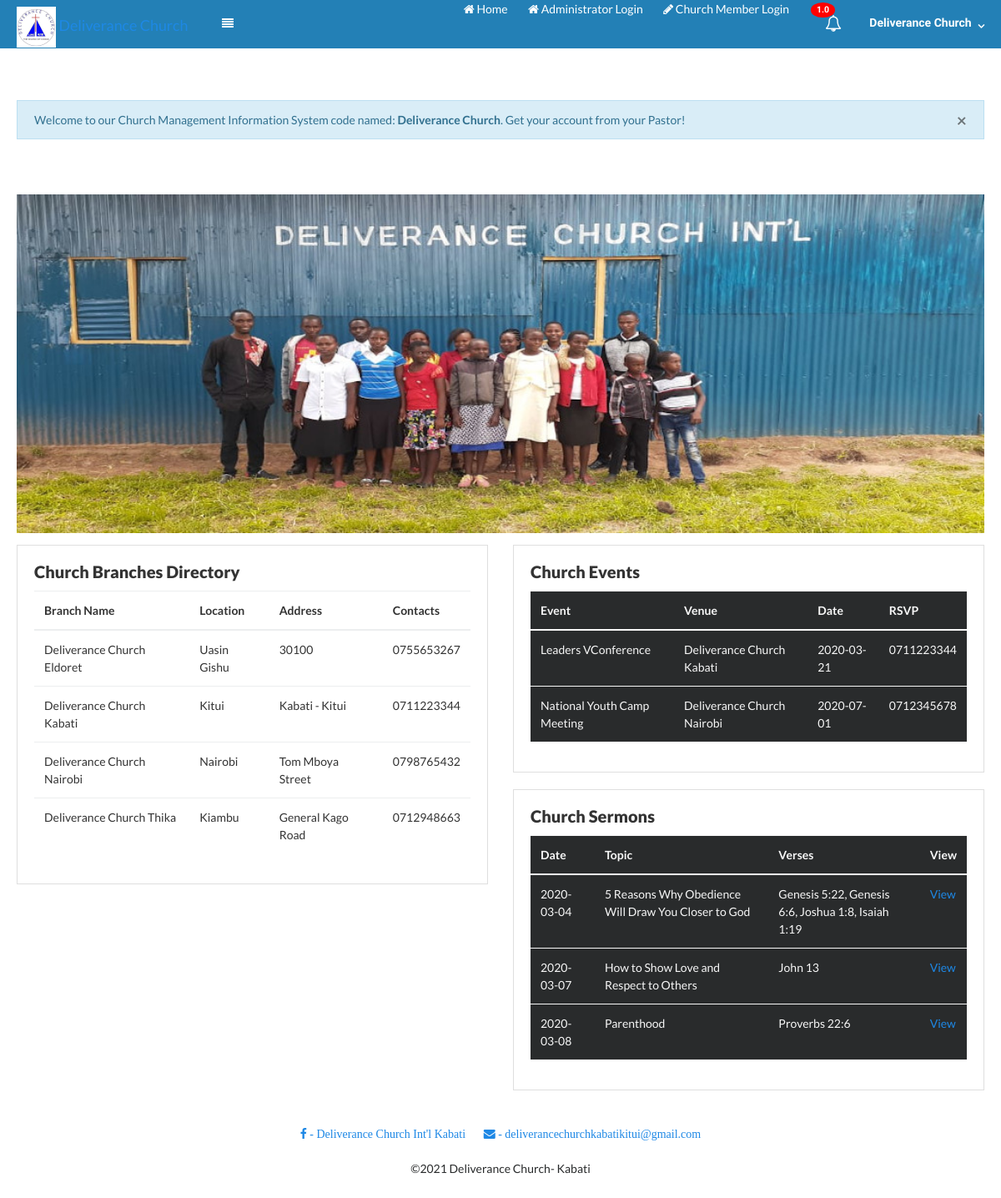
The page / on the database its author committed.
### tables this page shows
CREATE TABLE `entities` (
  `id` int(11) NOT NULL,
  `name` varchar(255) NOT NULL,
  `location` varchar(255) NOT NULL,
  `cell` varchar(12) NOT NULL,
  `capacity` int(11) NOT NULL,
  `address` varchar(255) NOT NULL,
  `type` varchar(255) NOT NULL,
  `capital` bigint(12) NOT NULL,
  `account` varchar(15) NOT NULL,
  `rating` int(11) NOT NULL
);

CREATE TABLE `events` (
  `id` int(11) NOT NULL,
  `event` varchar(255) NOT NULL,
  `date` date NOT NULL,
  `venue` varchar(255) NOT NULL,
  `rsvp` varchar(255) NOT NULL
);

CREATE TABLE `sermons` (
  `id` int(11) NOT NULL,
  `topic` text NOT NULL,
  `date` date NOT NULL,
  `sermon` text NOT NULL,
  `verse` text NOT NULL,
  `preacher` varchar(250) NOT NULL
);

### index.php (the view, shortened to what this page needs)
<?php include("inc/header.php");
include("inc/topnav.php");
$pagetitle = "Deliverance Church  | Home";
?>
<!DOCTYPE html>
<html lang="en">
<head>
</head>
<body style="background: url('images/cross.jpg')">
    <div class="content-wrapper">
        <div class="content">
            <div class="row">
                <div class="col-lg-12">
                    <h4 class="card-title" style="color: white;"><?php echo $pagetitle; ?></h4>
                    <p>
                        <div class="row-fluid">
                            <div class="span12">
                                <div class="alert alert-info">
                                    Welcome to our Church Management Information System code named: <strong>Deliverance Church</strong>. Get your account from your Pastor!
                                    <a href="#" data-dismiss="alert" class="close">×</a>
                                </div>
                            </div>
                        </div>
                    </p>
                </div>
            </div>
            <div style="padding-top: 50px; height: 450px;">
            </div>
            <div class=" row">
                <div class="col-lg-6">
                    <div class="card">
                        <div class="card-block">
                            <h5 class="text-bold card-title">Church Branches Directory</h5>
                            <table class="table">
                                <thead>
                                    <tr>
                                        <th>Branch Name</th>
                                        <th>Location</th>
                                        <th>Address</th>
                                        <th>Contacts</th>
                                    </tr>
                                </thead>
                                <tbody>
                                    <?php
                                    $conn = mysqli_connect('localhost', 'root', '', 'project');
                                    $table = mysqli_query($conn, 'SELECT * FROM entities ORDER BY name ASC');
                                    while ($row = mysqli_fetch_array($table))
                                    {; ?>
                                        <tr>
                                            <td><?php echo $row['name']; ?></td>
                                            <td><?php echo $row['location']; ?></td>
                                            <td><?php echo $row['address']; ?></td>
                                            <td><?php echo $row['cell']; ?></td>
                                        </tr>
                                    <?php }
                                    echo "</table>"; ?>
                        </div>
                    </div>
                </div>
                <div class="col-lg-6">
                    <div class="card">
                        <div class="card-block">
                            <h5 class="text-bold card-title">Church Events</h5>
                            <table class="table table-inverse">
                                <thead>
                                    <tr>
                                        <th>Event</th>
                                        <th>Venue</th>
                                        <th>Date</th>
                                        <th>RSVP</th>
                                    </tr>
                                </thead>
                                <tbody>
                                    <?php
                                    $conn = mysqli_connect('localhost', 'root', '', 'project');
                                    $table = mysqli_query($conn, 'SELECT * FROM events ORDER BY date ASC');
                                    while ($row = mysqli_fetch_array($table))
                                    {; ?>
                                        <tr>
                                            <td><?php echo $row['event']; ?></td>
                                            <td><?php echo $row['venue']; ?></td>
                                            <td><?php echo $row['date']; ?></td>
                                            <td><?php echo $row['rsvp']; ?></td>
                                        </tr>
                                    <?php }
                                    echo "</table>"; ?>
                        </div>
                    </div>
                    <div class="card">
                        <div class="card-block">
                            <h5 class="text-bold card-title">Church Sermons</h5>
                            <table class="table table-inverse">
                                <thead>
                                    <tr>
                                        <th>Date</th>
                                        <th>Topic</th>
                                        <th>Verses</th>
                                        <th> View </th>
                                    </tr>
                                </thead>
                                <tbody>
                                    <?php
                                    $conn = mysqli_connect('localhost', 'root', '', 'project');
                                    $table = mysqli_query($conn, 'SELECT * FROM sermons ORDER BY date ASC');
                                    while ($row = mysqli_fetch_assoc($table))
                                    {
                                        $id = $row['id'];
                                        $sermon = $row['sermon']; ?>
                                        <tr>
                                            <td><?php echo $row['date']; ?></td>
                                            <td><?php echo $row['topic']; ?></td>
                                            <td><?php echo $row['verse']; ?></td>
                                            <td><?php echo "<a href='sermon-detail.php?sermonid=$id' > View</a>"; ?></td>
                                        </tr> <?php }
                                            echo "</table>"; ?> </tr>
                        </div>
                    </div>
                </div>
                <footer class="col-lg-12">
                    <center>
                        <div>
                            <br><a href="https://www.facebook.com/profile.php?id=100012534422372&lst=100003215180482%3A100012534422372%3A1583565934&sk=about" target='_blank' <span i class="fa fa-facebook" style="text-align: center;"> - Deliverance Church Int'l Kabati</a>
                            &nbsp &nbsp &nbsp &nbsp<a href="mailto:deliverancechurchkabatikitui@gmail.com?" target='_blank' <span i class=" fa fa-envelope" style="text-align: center;"> </span> - deliverancechurchkabatikitui@gmail.com</a> <br> <br>
                            <p>&copy;<?php echo date("Y"); ?> Deliverance Church- Kabati</span>
                            </p>
                        </div>
                    </center>
                </footer>
</body>
</html>

### assets/css/core.css (style rules this page uses)
body, input, textarea, button { font-family: "Lato", sans-serif; }
.card { margin-bottom: 20px; margin-top: 20px; color: #333; border-radius: 0; }

### assets/css/components.css (style rules this page uses)
html, body { width: 100%; height: 100%; }
body { font-family: "Lato", sans-serif; font-size: 0.875rem !important; background-color: #f7f7f7; }
.content { padding: 20px 20px; }
.content:after { content: ''; display: table; clear: both; }
.content-wrapper { padding-bottom: 1.33333; width: 100%; }
@media (min-width: 768px) { .content-wrapper { display: table-cell; vertical-align: top; } }
.text-bold { font-weight: 800; }

### rows shown on the page
entities: name "Deliverance Church Eldoret", location "Uasin Gishu", address "30100", cell "0755653267"
entities: name "Deliverance Church Kabati", location "Kitui", address "Kabati - Kitui", cell "0711223344"
entities: name "Deliverance Church Nairobi", location "Nairobi", address "Tom Mboya Street", cell "0798765432"
entities: name "Deliverance Church Thika", location "Kiambu", address "General Kago Road", cell "0712948663"
events: event "Leaders VConference", venue "Deliverance Church Kabati", date "2020-03-21", rsvp "0711223344"
events: event "National Youth Camp Meeting", venue "Deliverance Church Nairobi", date "2020-07-01", rsvp "0712345678"
sermons: date "2020-03-04", topic "5 Reasons Why Obedience Will Draw You Closer to God", verse "Genesis 5:22, Genesis 6:6, Joshua 1:8, Isaiah 1:19"
sermons: date "2020-03-07", topic "How to Show Love and Respect to Others", verse "John 13"
sermons: date "2020-03-08", topic "Parenthood", verse "Proverbs 22:6"
